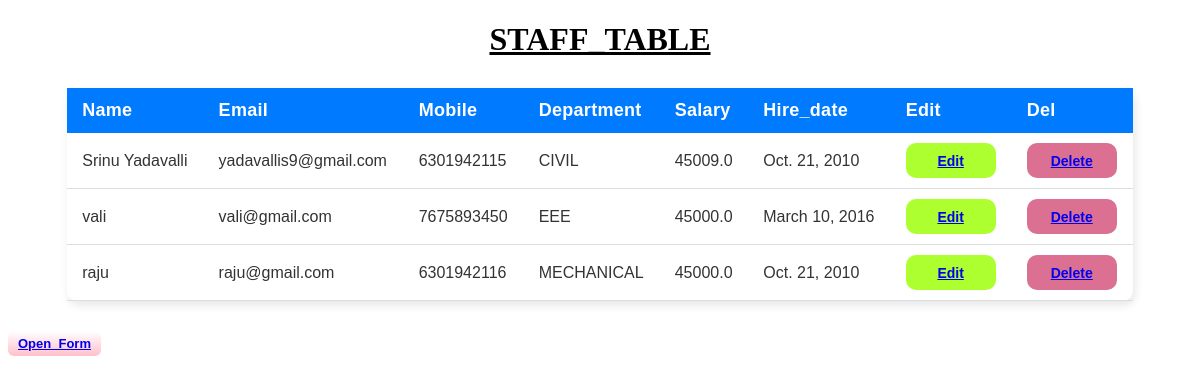
/staff_table/, run on the app's committed database.
### app1/models.py (models this page shows)
class staff_model(models.Model):
    name = models.CharField(max_length=100)
    email = models.EmailField(unique=True)
    mobile = models.BigIntegerField()
    department = models.CharField(max_length=100)
    salary = models.FloatField()
    hire_date = models.DateField()

### app1/views.py (the view)
# urls.py: path("staff_table/",staff_table,name="stafftable"),
def staff_table(request):
    data = staff_model.objects.all()
    content={
       "data":data
    }
    return render(request, 'frontend_app1/staff_table.html',content)

### templates/frontend_app1/staff_table.html (shortened to what this page needs)
{% load static %}
<!DOCTYPE html>
<html lang="en">
<head>
    <link rel="stylesheet" href="{% static 'CSS/table.css' %}">
</head>
<body>
    <h1>STAFF_TABLE</h1>
    <table>
        <tr>
            <th>Name</th>
            <th>Email</th>
            <th>Mobile</th>
            <th>Department</th>
            <th>Salary</th>
            <th>Hire_date</th>
            <th>Edit</th>
            <th>Del</th>
        </tr>
        {% for staff in data %}
        <tr>
            <td>{{ staff.name }}</td>
            <td>{{ staff.email }}</td>
            <td>{{ staff.mobile }}</td>
            <td>{{ staff.department }}</td>
            <td>{{ staff.salary }}</td>
            <td>{{ staff.hire_date }}</td>
           <td><button class="btnedit"><a href="{% url 'updatestaff' staff.id %}"> Edit</a></button></td>
           <td><button class="btndel"><a href="{% url 'deletestaff' staff.id %}" > Delete</a></button></td>
        </tr>
        {% endfor %}
    </table>
    <button class="btn"><a href="{% url 'addstaff' %}">Open_Form</a></button>
</body>
</html>

### static/CSS/table.css (style rules this page uses)
table { width: 90%; margin: 30px auto; border-collapse: collapse; font-family: sans-serif; background: #ffffff; border-radius: 10px; box-shadow: 2px 4px 10px rgba(0, 0, 0, 0.1); }
th { background-color: #007bff; color: white; text-align: left; padding: 12px 15px; font-size: 18px; letter-spacing: 0.3px; }
td { padding: 10px 15px; border-bottom: 1px solid #ddd; color: #333; font-size: 16px; font-family: sans-serif; }
.btn { background-image: linear-gradient(white,pink); padding: 5px 10px; border: none; border-radius: 6px; font-size: 13px; font-weight: 600; cursor: pointer; color: white; }
.btnedit { background-color:greenyellow; height: 35px; width: 90px; border: none; border-radius: 10px; cursor: pointer; font-size: 14px; font-weight: 600; font-family: sans-serif; }
.btndel { background-color:palevioletred; height: 35px; width: 90px; border: none; border-radius: 10px; cursor: pointer; font-size: 14px; font-weight: 600; font-family: sans-serif; }
h1 { text-align: center; text-decoration: underline; }

### data on the page
staff_model: name "Srinu Yadavalli", email "yadavallis9@gmail.com", mobile "6301942115", department "CIVIL", salary "45009.0", hire_date "Oct. 21, 2010"
staff_model: name "vali", email "vali@gmail.com", mobile "7675893450", department "EEE", salary "45000.0", hire_date "March 10, 2016"
staff_model: name "raju", email "raju@gmail.com", mobile "6301942116", department "MECHANICAL", salary "45000.0", hire_date "Oct. 21, 2010"
